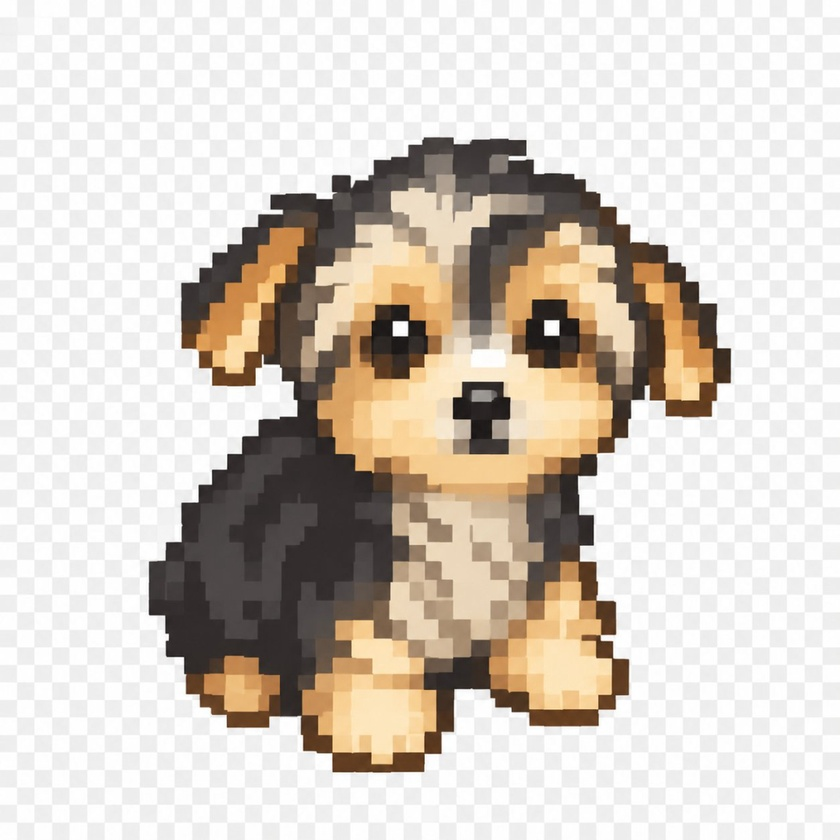
#> input picture legacy-mods/assets/player-source-pixel.jpg, 840 x 840 px, shrunk from 1080 x 1080 before the run
$ python player-sprite.py
#> lines starting #> are read from the running program, lines starting #| are printed output that depends on the picture; after the words box and inside, x2 and y2 are one past the last pixel; in counts of white or black regions, pixels touching at a corner belong together
#!/usr/bin/env python3
# -*- coding: utf-8 -*-
"""player-sprite.py — 构建期工具：把主角的 AI 像素源图转成 24x24 RGBA 源图（assets/player.png）。

【管线（2026-10-13 定稿）】AI 源图 → 抠背景 → 块内多数票降采样 → 去孤立点 → 补眼睛/鼻头：
  · 源图的"逻辑像素"并不均匀（周期探测集中度只有 0.09），所以不试图对齐它的格子，
    而是让**每个输出格取格内出现最多的那个调色板色** —— 这样色块边界原样保留，
    不会像"取平均"那样把脸和眼睛糊成一团；
  · 调色板由源图自身的颜色 k-means 聚类得到（默认 20 簇），不做人工压缩 —— 上一版只有 10 色，
    把黄褐/奶白的层次压没了，这是"跟源图差距大"的主因；
  · 源图自带深色描边，故默认**不再补描边**（旧版的 --outline add/edge 会改掉最外一圈的块面）；
  · 只有"比一个输出格还小"的细节才手工补：眼睛高光/瞳孔/鼻头（见 TOUCHUP 与 tests/README）。

【为什么内容框的最大边必须正好是 22】
png2grid.mjs 会把源图裁到内容包围盒再等比缩放进 24x24（四周留 1px）：缩放系数
s = min(22/w, 22/h)，再按 floor((24-w)/2) / floor((24-h)/2) 居中。因此只有
「内容框最大边 = 22」且放置方式与它一致时 s 才是 1（恒等变换、不重采样）。
当前形象本体 20x22 → 内容框 20x22，落在 cols 2..21 / rows 1..22。脚本结尾会核对。

【为什么调色板所有通道都是 16 的整数倍】
png2grid.mjs 会把每个像素按 16 级量化（round(v/16)*16，上限 240）。调色板本身对齐到
16 的整数倍后，那一步就是恒等变换，颜色不会在管线里被悄悄改掉。

【源图】legacy-mods/assets/player-source-pixel.jpg —— AI 生成的像素画（1080x1080）。
它是"假透明"：背景棋盘格被烤进了画面，且因为存成 JPEG 有噪声，所以要抠背景 + 收敛调色板。
源图不可再生，已入库（与 assets/dog.png 同理）。

用法（在仓库根执行）：
    python legacy-mods/tools/player-sprite.py                      # 写入 assets/player.png
    python legacy-mods/tools/player-sprite.py --dump               # 只打印 24x24 网格
    python legacy-mods/tools/player-sprite.py --preview out.png    # 额外导出 14 倍放大预览
    python legacy-mods/tools/player-sprite.py --colors 16          # 调调色板规模
    python legacy-mods/tools/player-sprite.py --body 20x22 --flatten 1 --outline edge   # 调参
"""

import argparse
import os
import random
import sys
from collections import Counter, deque

try:
    from PIL import Image
except ImportError:  # 只有构建期需要 Pillow；运行时（扩展/hooks）零依赖
    print("需要 Pillow：pip install pillow", file=sys.stderr)
    sys.exit(2)

SIZE = 24
BODY_W, BODY_H = 20, 22   # 本体降采样尺寸；内容框（含源图自带描边）最大边必须正好是 SIZE-2 = 22
COLORS = 20               # 调色板簇数（去重后一般 15~18 色）
SOLID = 0.45              # 一格被主体覆盖多少才算实心
SEED = 7                  # k-means 初始化随机种子（固定 → 产物可复现）
DARK_KEY = "0"            # 最暗的调色板键（调色板已按亮度排序）——瞳孔/鼻头/可选描边用它
SHINE = (240, 240, 240, 255)  # 眼睛高光

# 手工修饰表：源图里眼睛/鼻头存在，但降采样会把"比一格还小"的部分平均掉，
# 结果脸没有表情。位置是按源图量出来的（见 legacy-mods/README.md）：
#   眼睛高光中心 画布 (col 10.7 / 15.5, row 7.6)，瞳孔块 ≈2 格宽 x 2 格高
#   鼻头 中心 画布 (col 13.5, row 10.7)，块 ≈2 格宽 x 2 格高
# 键 (row, col) 是 24x24 画布坐标（内容框在 cols 2..21 / rows 1..22）。
TOUCHUP_PUPIL = [(7, 10), (8, 10), (7, 11), (8, 11),      # 左眼 2x2
                 (7, 15), (8, 15), (7, 16), (8, 16)]      # 右眼 2x2
TOUCHUP_SHINE = [(7, 10), (7, 15)]                        # 高光：每只眼睛的左上格
TOUCHUP_NOSE = [(10, 13), (10, 14), (11, 13), (11, 14)]   # 鼻头 2x2

GAME_BG = (13, 15, 20)  # 面板底色 #0D0F14，仅用于预览图


def load_source(path):
    """读源图并抠掉被烤进画面的棋盘格背景。

    判据：① 浅色（min 通道 > 150）且低彩度（通道极差 < 32）→ 候选背景；
    ② 只吃掉与画面边缘连通的候选像素（棋盘格两种灰都覆盖，且狗身上的奶白被深色描边
       围住、不连通，因此不会被误伤）。JPEG 噪声靠连通性兜住，不需要逐像素调阈值。
    """
    im = Image.open(path).convert("RGB")
    w, h = im.size
    px = im.load()
    light = [[False] * w for _ in range(h)]
    for y in range(h):
        for x in range(w):
            r, g, b = px[x, y]
            light[y][x] = min(r, g, b) > 150 and max(r, g, b) - min(r, g, b) < 32
    bg = [[False] * w for _ in range(h)]
    dq = deque()
    for x in range(w):
        for y in (0, h - 1):
            if light[y][x] and not bg[y][x]:
                bg[y][x] = True
                dq.append((x, y))
    for y in range(h):
        for x in (0, w - 1):
            if light[y][x] and not bg[y][x]:
                bg[y][x] = True
                dq.append((x, y))
    while dq:
        x, y = dq.popleft()
        for nx, ny in ((x + 1, y), (x - 1, y), (x, y + 1), (x, y - 1)):
            if 0 <= nx < w and 0 <= ny < h and light[ny][nx] and not bg[ny][nx]:
                bg[ny][nx] = True
                dq.append((nx, ny))
    return im, bg


def crop_to_content(im, bg):
    w, h = im.size
    x0, y0, x1, y1 = w, h, -1, -1
    for y in range(h):
        for x in range(w):
            if not bg[y][x]:
                if x < x0:
                    x0 = x
                if x > x1:
                    x1 = x
                if y < y0:
                    y0 = y
                if y > y1:
                    y1 = y
    if x1 < 0:
        raise SystemExit("源图里没找到主体（背景判据把整张图都吃掉了）")
    big = Image.new("RGB", (x1 - x0 + 1, y1 - y0 + 1))
    mask = Image.new("L", big.size, 0)
    bp, mp = big.load(), mask.load()
    for y in range(y0, y1 + 1):
        for x in range(x0, x1 + 1):
            if not bg[y][x]:
                bp[x - x0, y - y0] = im.getpixel((x, y))
                mp[x - x0, y - y0] = 255
    return big, mask


def snap16(v):
    return min(240, int(round(v / 16.0)) * 16)


def build_palette(big, mask, k=COLORS, stride=2, rounds=14, seed=SEED):
    """用源图自身的颜色做 k-means（按 stride 抽样加速），再对齐到 16 的整数倍。"""
    w, h = big.size
    bp, mp = big.load(), mask.load()
    pts = [bp[x, y] for y in range(0, h, stride) for x in range(0, w, stride) if mp[x, y]]
    if not pts:
        raise SystemExit("内容框里没有实体像素")
    rnd = random.Random(seed)
    cents = [tuple(rnd.choice(pts)) for _ in range(k)]
    for _ in range(rounds):
        acc = [[0.0, 0.0, 0.0, 0] for _ in range(k)]
        for p in pts:
            bi, bd = 0, None
            for i, c in enumerate(cents):
                d = (p[0] - c[0]) ** 2 + (p[1] - c[1]) ** 2 + (p[2] - c[2]) ** 2
                if bd is None or d < bd:
                    bd, bi = d, i
            a = acc[bi]
            a[0] += p[0]
            a[1] += p[1]
            a[2] += p[2]
            a[3] += 1
        for i, a in enumerate(acc):
            if a[3]:
                cents[i] = (a[0] / a[3], a[1] / a[3], a[2] / a[3])
    # 迭代期间用浮点质心（提前 snap 到 16 会让相邻簇互相塌缩、色数骤减），最后才对齐到 16 并去重
    pal = []
    for c in cents:
        q = tuple(snap16(v) for v in c)
        if q not in pal:
            pal.append(q)
    pal.sort(key=lambda c: c[0] * 0.299 + c[1] * 0.587 + c[2] * 0.114)  # 由暗到亮
    return pal


def nearest_key(color, pal):
    bi, bd = 0, None
    for i, c in enumerate(pal):
        d = (color[0] - c[0]) ** 2 + (color[1] - c[1]) ** 2 + (color[2] - c[2]) ** 2
        if bd is None or d < bd:
            bd, bi = d, i
    return "0123456789abcdefghijklmnopqrstuvwxyz"[bi % 36]


def downsample(big, mask, pal, bw, bh, solid=SOLID):
    """块内多数票：每格取"格内像素最常落到的那个调色板色"。"""
    w, h = big.size
    bp, mp = big.load(), mask.load()
    grid = []
    for ty in range(bh):
        y0, y1 = ty * h // bh, max((ty + 1) * h // bh, ty * h // bh + 1)
        row = []
        for tx in range(bw):
            x0, x1 = tx * w // bw, max((tx + 1) * w // bw, tx * w // bw + 1)
            votes = Counter()
            tot = all_ = 0
            for y in range(y0, y1):
                for x in range(x0, x1):
                    all_ += 1
                    if not mp[x, y]:
                        continue
                    tot += 1
                    votes[nearest_key(bp[x, y], pal)] += 1
            if not all_ or tot / all_ < solid:
                row.append(None)
            else:
                row.append(votes.most_common(1)[0][0])
        grid.append(row)
    return grid


def despeckle(grid, rounds=2):
    """只收拾"和邻居都不一样的孤立格"（成片区域一律不动）。"""
    h, w = len(grid), len(grid[0])
    for _ in range(rounds):
        out = [row[:] for row in grid]
        for y in range(h):
            for x in range(w):
                v = grid[y][x]
                if not v:
                    continue
                nb = Counter()
                for dy in (-1, 0, 1):
                    for dx in (-1, 0, 1):
                        if (dy or dx) and 0 <= y + dy < h and 0 <= x + dx < w and grid[y + dy][x + dx]:
                            nb[grid[y + dy][x + dx]] += 1
                if not nb:
                    continue
                top, cnt = nb.most_common(1)[0]
                if top != v and cnt >= 6 and nb[v] <= 1:
                    out[y][x] = top
        grid = out
    return grid


def flatten(grid, rounds=0):
    """邻域众数滤波（可选）：会把 1 格宽的细节也一起抹掉，默认关。"""
    h, w = len(grid), len(grid[0])
    for _ in range(rounds):
        out = [row[:] for row in grid]
        for y in range(h):
            for x in range(w):
                if not grid[y][x]:
                    continue
                votes = Counter({grid[y][x]: 2})
                for dy in (-1, 0, 1):
                    for dx in (-1, 0, 1):
                        if (dy or dx) and 0 <= y + dy < h and 0 <= x + dx < w and grid[y + dy][x + dx]:
                            votes[grid[y + dy][x + dx]] += 1
                out[y][x] = votes.most_common(1)[0][0]
        grid = out
    return grid


def edge_outline(grid):
    """可选：把最外一圈实心格涂成最暗的调色板色（源图自带描边时不要开）。"""
    h, w = len(grid), len(grid[0])
    for y in range(h):
        for x in range(w):
            if not grid[y][x]:
                continue
            for dy, dx in ((-1, 0), (1, 0), (0, -1), (0, 1)):
                ny, nx = y + dy, x + dx
                if not (0 <= ny < h and 0 <= nx < w) or not grid[ny][nx]:
                    grid[y][x] = DARK_KEY
                    break
    return grid


def place(grid):
    """把本体网格居中放进 24x24（四周留 1px），返回 (画布, 内容框) 并核对尺寸。"""
    h, w = len(grid), len(grid[0])
    canvas = [[None] * SIZE for _ in range(SIZE)]
    ox, oy = (SIZE - w) // 2, (SIZE - h) // 2
    for y in range(h):
        for x in range(w):
            canvas[oy + y][ox + x] = grid[y][x]
    xs = [x for y in range(SIZE) for x in range(SIZE) if canvas[y][x]]
    ys = [y for y in range(SIZE) for x in range(SIZE) if canvas[y][x]]
    return canvas, (min(xs), min(ys), max(xs), max(ys))


def apply_touchup(canvas):
    for (r, c) in TOUCHUP_PUPIL + TOUCHUP_NOSE:
        canvas[r][c] = DARK_KEY


def to_rgba(canvas, pal):
    im = Image.new("RGBA", (SIZE, SIZE), (0, 0, 0, 0))
    px = im.load()
    for r in range(SIZE):
        for c in range(SIZE):
            k = canvas[r][c]
            if k:
                px[c, r] = pal[int(k, 36)] + (255,)
    for (r, c) in TOUCHUP_SHINE:
        px[c, r] = SHINE
    return im


def build(body=(BODY_W, BODY_H), colors=COLORS, flat=0, outline="none", dump_ascii=True):
    here = os.path.dirname(os.path.abspath(__file__))
    src = os.path.normpath(os.path.join(here, "..", "assets", "player-source-pixel.jpg"))
    if not os.path.exists(src):
        raise SystemExit("缺少源图 %s（不可再生的 AI 源图，见 legacy-mods/README.md）" % src)
    big, mask = crop_to_content(*load_source(src))
    pal = build_palette(big, mask, colors)
    grid = downsample(big, mask, pal, body[0], body[1])
    grid = despeckle(flatten(grid, flat))
    if outline != "none":
        grid = edge_outline(grid, pal)
    canvas, box = place(grid)
    apply_touchup(canvas)
    if dump_ascii:
        print("源图 %dx%d → 调色板 %d 色（k-means k=%d）→ 本体 %dx%d → 内容框 %dx%d @ cols %d..%d rows %d..%d"
              % (big.size[0], big.size[1], len(pal), colors, body[0], body[1],
                 box[2] - box[0] + 1, box[3] - box[1] + 1, box[0], box[2], box[1], box[3]))
        used = Counter(k for row in canvas for k in row if k)
        print("网格用量：" + "  ".join("%s=%s×%d" % (k, "#%02X%02X%02X" % pal[int(k, 36)], used[k])
                                       for k in sorted(used, key=lambda k: int(k, 36))))
    return canvas, box, pal


def main():
    here = os.path.dirname(os.path.abspath(__file__))
    default_out = os.path.normpath(os.path.join(here, "..", "assets", "player.png"))

    ap = argparse.ArgumentParser(description="从 AI 像素源图生成 24x24 主角源图")
    ap.add_argument("--out", default=default_out, help="输出 PNG（默认 assets/player.png）")
    ap.add_argument("--preview", help="额外导出放大预览图（叠加 24x24 格线）")
    ap.add_argument("--body", default="%dx%d" % (BODY_W, BODY_H),
                    help="本体降采样尺寸，如 20x22（默认 %dx%d）" % (BODY_W, BODY_H))
    ap.add_argument("--colors", type=int, default=COLORS, help="调色板簇数（默认 %d）" % COLORS)
    ap.add_argument("--outline", default="none", choices=("none", "edge"),
                    help="描边策略：none=用源图自带（默认）/ edge=最外一圈涂描边色")
    ap.add_argument("--flatten", type=int, default=0, help="邻域众数滤波轮数（默认 0=关）")
    ap.add_argument("--dump", action="store_true", help="只在终端打印网格，不写文件")
    args = ap.parse_args()

    body = tuple(int(v) for v in args.body.lower().split("x"))
    canvas, box, pal = build(body=body, colors=args.colors, flat=args.flatten,
                             outline=args.outline, dump_ascii=True)
#> in load_source, im is the input picture: PIL image 840x840 RGB; mean R, G, B 211.8, 203.7, 194.6
#> after the loop in load_source, `for y in range(h):`: light = 840 items
#> in crop_to_content, `w, h = im.size`: w = 840
#> in crop_to_content, `x0, y0, x1, y1 = w, h, -1, -1`: x1 = -1
#> after the loop in crop_to_content, `for y in range(h):`: x0 = 149; x1 = 730; y0 = 137; y1 = 772
#> in crop_to_content, `big = Image.new("RGB", (x1 - x0 + 1, y1 - y0 + 1))`: big: PIL image 582x636 RGB; every value is 0
#> in crop_to_content, `mask = Image.new("L", big.size, 0)`: mask: PIL image 582x636 L; every value is 0
#> in build, `big, mask = crop_to_content(*load_source(src))`:
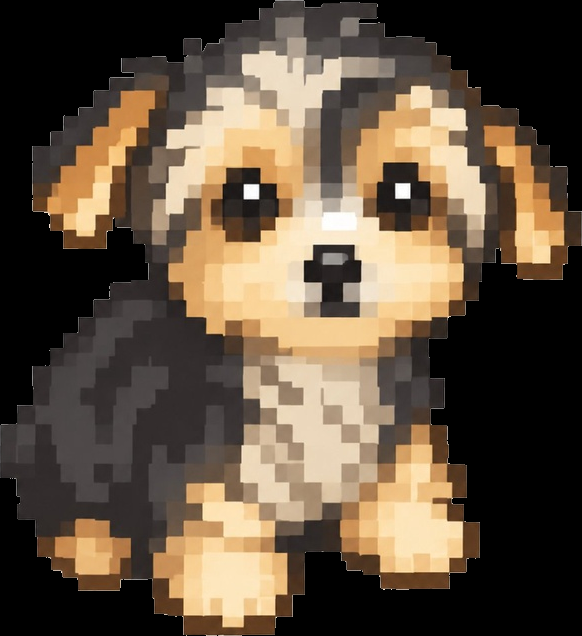
#> big: PIL image 582x636 RGB; mean R, G, B 96.9, 81.4, 64.2
#> in build, `big, mask = crop_to_content(*load_source(src))`:
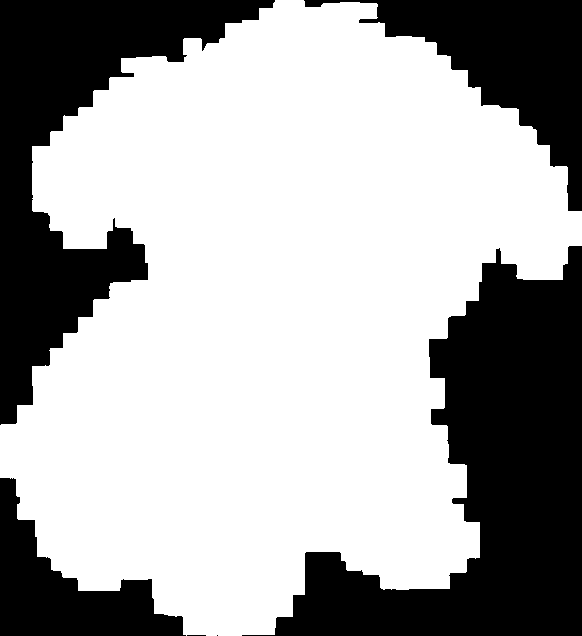
#> mask: PIL image 582x636 L; 65.7% white; 6 black regions (2 under 20 px), largest, box (x1, y1, x2, y2) and area: (242, 246, 582, 636) 56193, (0, 0, 275, 425) 38763, (304, 0, 582, 211) 19748, (0, 478, 186, 636) 12072
#> in build_palette, `pts = [bp[x, y] for y in range(0, h, stride) for x in range(0, w, stri..`: pts = 60865 items
#> in build_palette, `cents = [tuple(rnd.choice(pts)) for _ in range(k)]`: cents = 20 items, first 6: (104, 83, 66), (60, 55, 52), (250, 215, 157), (158, 132, 107), (182, 165, 145), (85, 72, 56)
#> after the loop in build_palette, `for _ in range(rounds):`: cents = 20 items, first 6: (139, 103.1, 69.26), (59.55, 53.26, 51.45), (243, 200.5, 139.3), (181, 132.4, 84.91), (174, 152.5, 129.1), (84.51, 69.33, 57.21)
#> the loop in build_palette, `for c in cents:` made 20 passes
#> (c, q) on passes 1 to 12: ((139, 103.1, 69.26), (144, 96, 64)), ((59.55, 53.26, 51.45), (64, 48, 48)), ((243, 200.5, 139.3), (240, 208, 144)), ((181, 132.4, 84.91), (176, 128, 80)), ((174, 152.5, 129.1), (176, 160, 128)), ((84.51, 69.33, 57.21), (80, 64, 64)), ((50.44, 44.41, 43.31), (48, 48, 48)), ((135.9, 119.8, 104.4), (128, 112, 112)), ((208.6, 184.7, 154.7), (208, 192, 160)), ((101.8, 64.97, 35.19), (96, 64, 32)), ((77.12, 71.23, 70.06), (80, 64, 64)), ((249.5, 239.9, 223.8), (240, 240, 224))
#> after the loop in build_palette, `for c in cents:`: pal = 19 items, first 6: (144, 96, 64), (64, 48, 48), (240, 208, 144), (176, 128, 80), (176, 160, 128), (80, 64, 64)
#> in build, `pal = build_palette(big, mask, colors)`: pal = 19 items, first 6: (32, 32, 32), (48, 48, 48), (64, 48, 32), (64, 48, 48), (64, 64, 64), (80, 64, 32)
#> in build, `grid = downsample(big, mask, pal, body[0], body[1])`: grid = 22 items
#> in flatten, `h, w = len(grid), len(grid[0])`: h = 22; w = 20
#> in despeckle, `h, w = len(grid), len(grid[0])`: h = 22; w = 20
#> in place, `h, w = len(grid), len(grid[0])`: h = 22; w = 20
#> in place, `ox, oy = (SIZE - w) // 2, (SIZE - h) // 2`: ox = 2; oy = 1
#> after the loop in place, `for y in range(h):`: canvas = 24 items
#> in place, `xs = [x for y in range(SIZE) for x in range(SIZE) if canvas[y][x]]`: xs = 292 values, max 21 at index 90, min 2 at index 193, mean 10.88
#> in place, `ys = [y for y in range(SIZE) for x in range(SIZE) if canvas[y][x]]`: ys = 292 values from 1 to 22
#> in build, `canvas, box = place(grid)`: canvas = 24 items; box = (2, 1, 21, 22)
#> after the loop in apply_touchup, `for (r, c) in TOUCHUP_PUPIL + TOUCHUP_NOSE:`: canvas = 24 items
#| 源图 582x636 → 调色板 19 色（k-means k=20）→ 本体 20x22 → 内容框 20x22 @ cols 2..21 rows 1..22
#> in build, `used = Counter(k for row in canvas for k in row if k)`: used = 19 items
#> (printed output is left out)
#> canvas = 24 items; box = (2, 1, 21, 22)
    for i, row in enumerate(canvas):
        print("%2d %s" % (i, "".join(k if k else "." for k in row)))
#> this loop made 24 passes
#> (printed output is left out)
    w, h = box[2] - box[0] + 1, box[3] - box[1] + 1
#> w = 20; h = 22
    if max(w, h) != SIZE - 2:
        print("⚠️  内容框 %dx%d 的最大边不是 %d：png2grid 会等比缩放（重采样），形象会糊"
              % (w, h, SIZE - 2))
    else:
        print("内容框 %dx%d（最大边 %d）→ png2grid 恒等变换 ✓" % (w, h, SIZE - 2))
#| 内容框 20x22（最大边 22）→ png2grid 恒等变换 ✓
    if args.dump:
        return

    im = to_rgba(canvas, pal)
#> in to_rgba, `im = Image.new("RGBA", (SIZE, SIZE), (0, 0, 0, 0))`: im: PIL image 24x24 RGBA; every value is 0
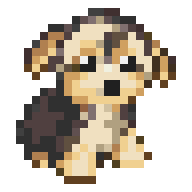
#> im: PIL image 24x24 RGBA (shown 8 times larger); mean R, G, B, A 75, 65.4, 52.2, 129.3; transparent parts drawn white
    im.save(args.out)
    print("已写入 %s（24x24 RGBA，%d 色）" % (args.out, len(set(k for row in canvas for k in row if k))))
#| 已写入 legacy-mods/assets/player.png（24x24 RGBA，19 色）
    if args.preview:
        s = 14
        big = Image.new("RGB", (SIZE, SIZE), GAME_BG)
        big.paste(im, (0, 0), im)
        big = big.resize((SIZE * s, SIZE * s), Image.NEAREST)
        for i in range(SIZE + 1):
            for j in range(SIZE + 1):
                if i < SIZE:
                    big.putpixel((min(i * s, SIZE * s - 1), min(j * s, SIZE * s - 1)), (60, 60, 70))
                if j < SIZE:
                    big.putpixel((min(j * s, SIZE * s - 1), min(i * s, SIZE * s - 1)), (60, 60, 70))
        big.save(args.preview)
        print("已写入预览 %s" % args.preview)

    print("\n下一步：\n  node legacy-mods/tools/png2grid.mjs legacy-mods/pixels/_pixels.gen.txt legacy-mods/preview \\\n"
          "    player=legacy-mods/assets/player.png bat=legacy-mods/assets/bat.png \\\n"
          "    slime=legacy-mods/assets/slime.png mimic=legacy-mods/assets/mimic.png\n"
          "  再把新的 player palette/rows 内联进 plugins/nibble/hooks/pixels.js，最后 npm run sync")


if __name__ == "__main__":
    main()
